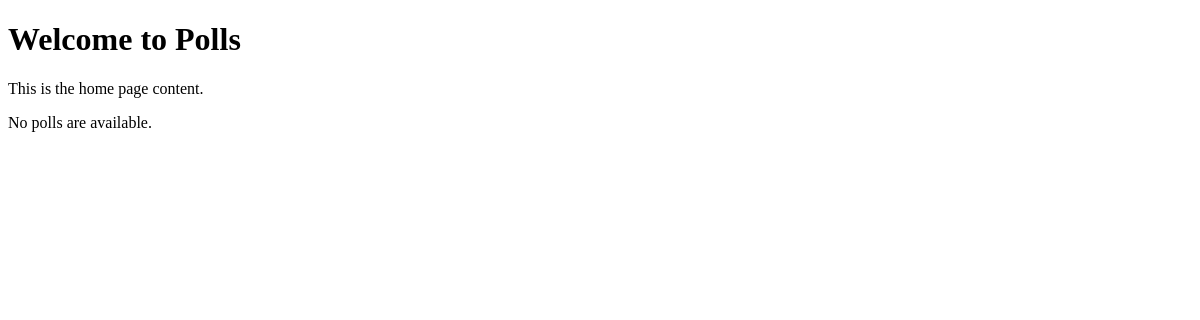
The page /polls/ on the database as committed earlier.
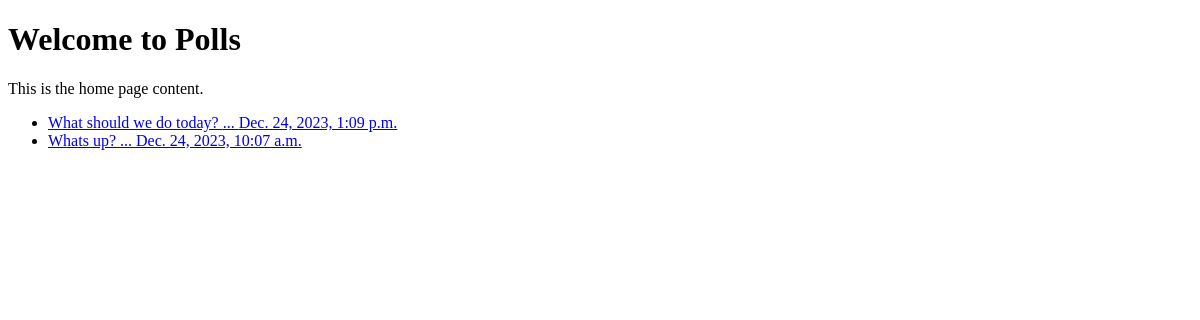
The same page on the database as committed later.
### polls/models.py (models this page shows, shortened)
class Question(models.Model):
    question_text = models.CharField(max_length=200)
    pub_date = models.DateTimeField("date published");

### polls/views.py (the view)
# urls.py: path('', views.IndexView.as_view(), name='index'),
class IndexView(generic.ListView):
    template_name = "polls/index.html"
    context_object_name = "latest_question_list"
    def get_queryset(self):
        return Question.objects.order_by('-pub_date')[:5]

### polls/templates/polls/index.html (shortened to what this page needs)
{% extends 'polls/base.html' %}
{% block header %}Welcome to Polls{% endblock %}
{% block content %}
    <p>This is the home page content.</p>
    {% if latest_question_list %}
        <ul>
        {% for question in latest_question_list %}
            <li><a href="{% url 'polls:detail' question.id %}">{{ question.question_text }} ... {{ question.pub_date }}</a></li>
        {% endfor %}
        </ul>
    {% else %}
        <p>No polls are available.</p>
    {% endif %}
{% endblock %}

Rows that differ between the two databases and show on the page:
added Question: question_text "What should we do today?", pub_date "Dec. 24, 2023, 1:09 p.m."
added Question: question_text "Whats up?", pub_date "Dec. 24, 2023, 10:07 a.m."
Other text that changed with them:
text no longer shown: "No polls are available."
